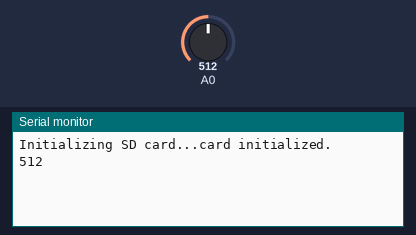
Simulated run of this sketch. Board: Arduino Leonardo, built with avr-gcc and run on an emulated ATmega32U4. Parts: the last lines printed to the serial monitor. Inputs (shaded band) come from the test bench; at power-on: A0 = 512. Storage starts empty.

Above: at 1.8 s.
1.9 s: A0 set to 716
At 2.9 s:
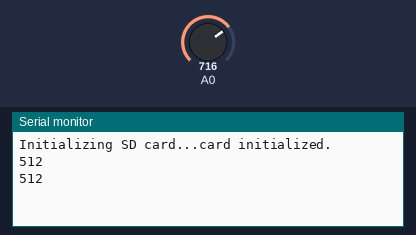
3.4 s: A0 set to 900
At 4.9 s:
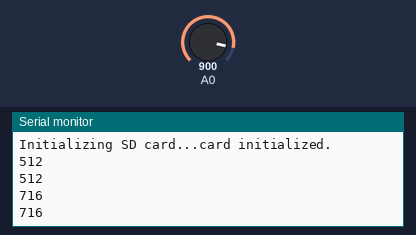
Timing chart, 0 to 6.4 s (numbered marks = the images above; inputs shaded):
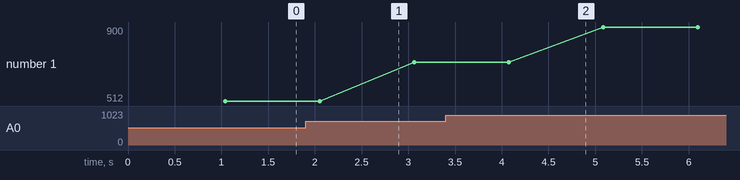

The sketch:

Datalogger.ino
```cpp
#include <SPI.h>
#include <SD.h>

const int chipSelect = 10;

void setup() {
  // Open serial communications and wait for port to open:
  Serial.begin(9600);
  while (!Serial) {
    ; // wait for serial port to connect. Needed for Leonardo only
  }


  Serial.print("Initializing SD card...");

  // see if the card is present and can be initialized:
  if (!SD.begin(chipSelect)) {
    Serial.println("Card failed, or not present");
    // don't do anything more:
    return;
  }
  Serial.println("card initialized.");
}


void loop() {
  // make a string for assembling the data to log:
  String dataString = "";

    int sensor = analogRead(A0);
    dataString += String(sensor);

  // open the file. note that only one file can be open at a time,
  // so you have to close this one before opening another.
  File dataFile = SD.open("datalog.txt", FILE_WRITE);

  // if the file is available, write to it:
  if (dataFile) {
    dataFile.println(dataString);
    delay(1000);
    dataFile.close();
    // print to the serial port too:
    Serial.println(dataString);
  }
  // if the file isn't open, pop up an error:
  else {
    Serial.println("error opening datalog.txt");
  }
}
```

Measured:
- plotted number 1: 512 → 716 after the input at 1.9 s, 716 → 900 after the input at 3.4 s
